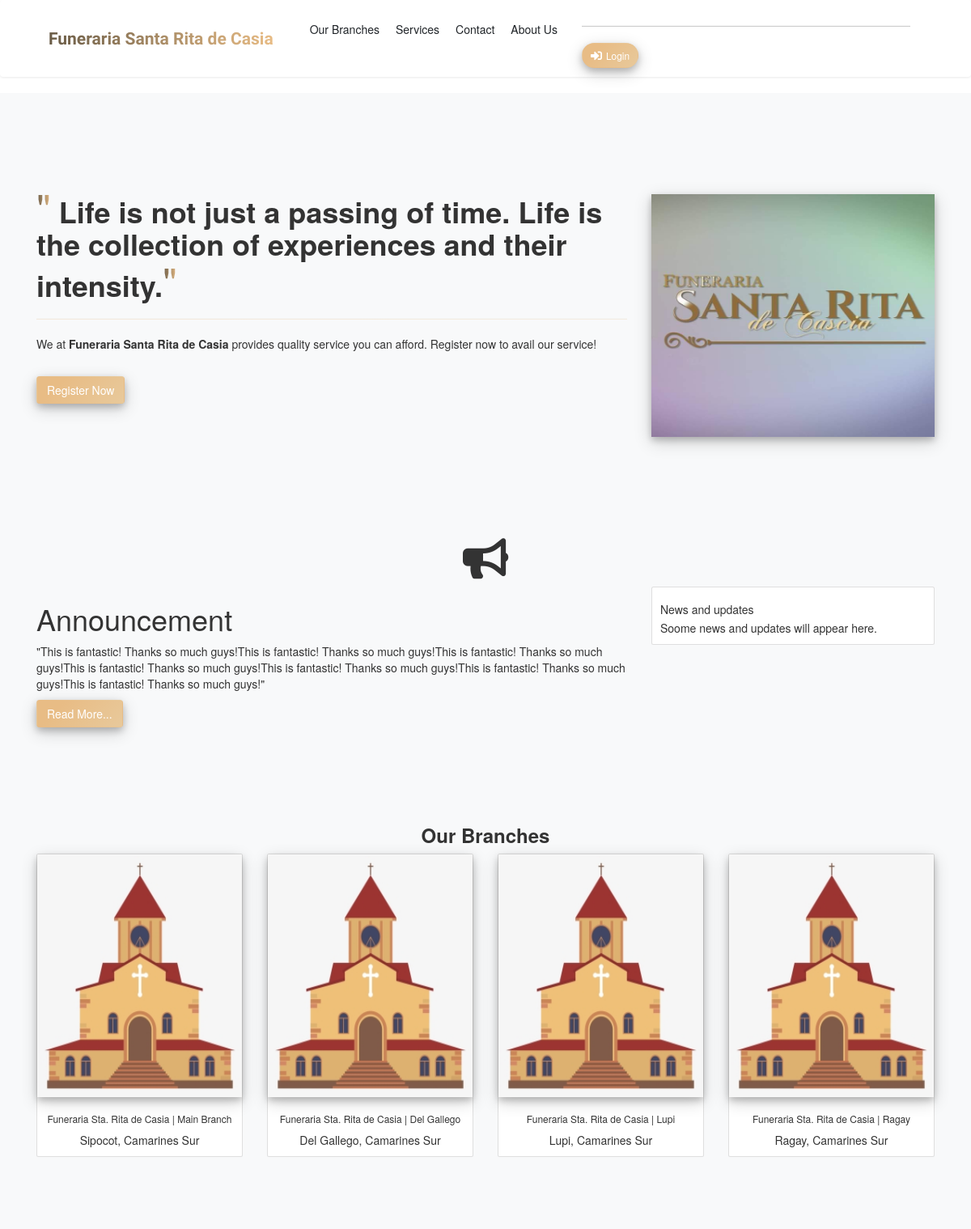
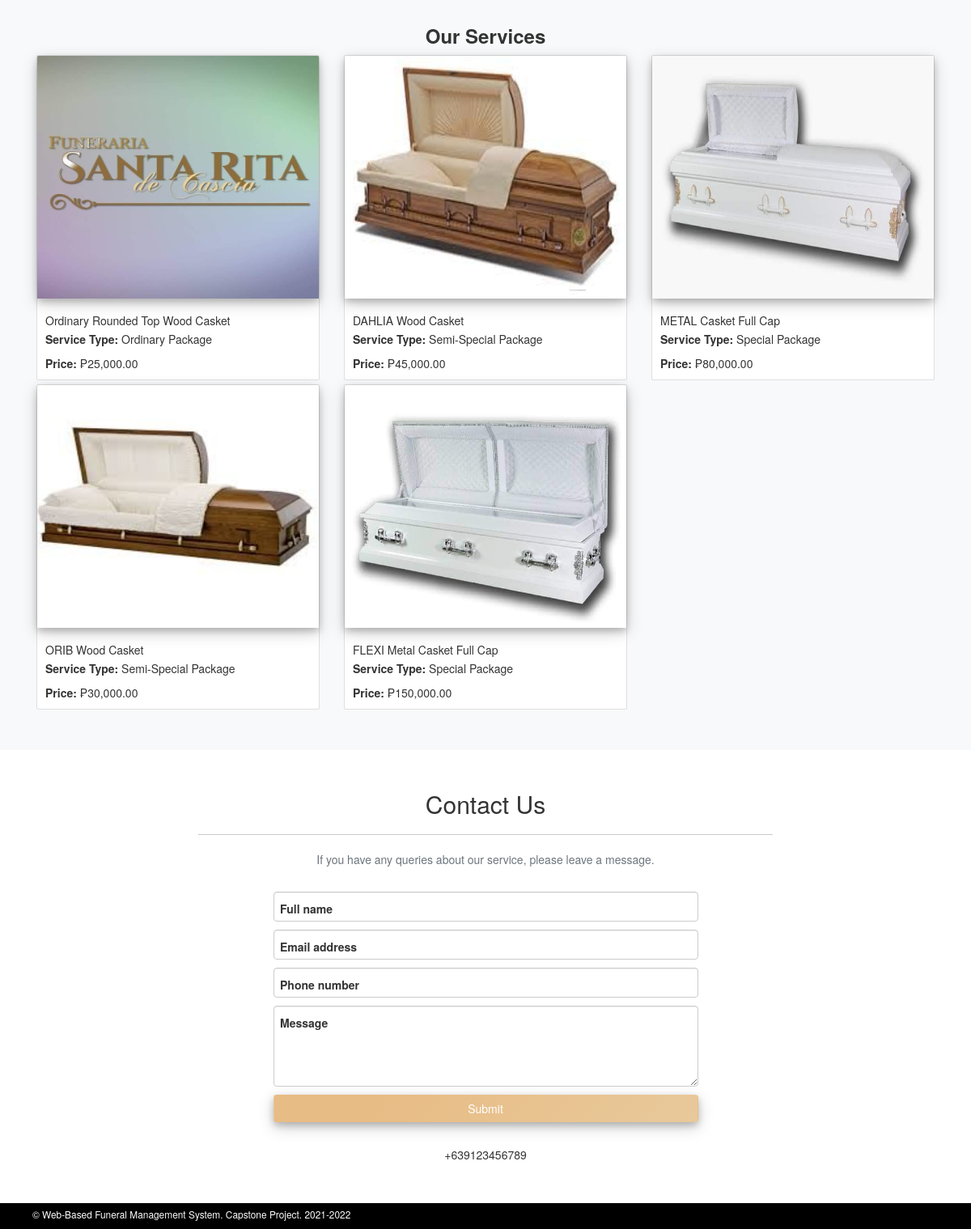
The page / on the database its author committed (2 pictures, top to bottom).
### tables this page shows
CREATE TABLE `casket` (
  `casket_id` int(11) NOT NULL,
  `casket_type` text NOT NULL,
  `amount` double(10,2) NOT NULL,
  `image` varchar(255) NOT NULL,
  `service_id` int(11) NOT NULL
);

CREATE TABLE `service` (
  `service_id` int(11) NOT NULL,
  `service` text NOT NULL,
  `package_include` text NOT NULL
);

### index.php (the view, shortened to what this page needs)
<?php include 'includes/header.php'?>
<?php include 'includes/db-connection.php' ?>
    <body id="page-top">
        <nav class="navbar navbar-expand-lg navbar-light fixed-top shadow-sm" id="mainNav">
            <div class="container px-5">
                <a class="navbar-brand fw-bold" href="#page-top"><small class="txt-custom fw-bold"> Funeraria Santa Rita de Casia</small></a>
                <div class="collapse navbar-collapse" id="navbarResponsive">
                    <ul class="navbar-nav ms-auto me-4 my-3 my-lg-0">
                        <li class="nav-item"><a class="nav-link me-lg-3" href="#ourBranches">Our Branches</a></li>
                        <li class="nav-item"><a class="nav-link me-lg-3" href="#services">Services</a></li>
                        <li class="nav-item"><a class="nav-link me-lg-3" href="#contact">Contact</a></li>
                        <li class="nav-item"><a class="nav-link me-lg-3" href="#about">About Us</a></li>
                    </ul>
                    <hr>
                    <a href="login-form.php" class="btn bg-black rounded-pill px-3 mb-2 mb-lg-0 mx-0 text-white btn-custom" >
                        <span class="d-flex align-items-center">
                            <i class="fa fa-sign-in-alt me-2"></i>
                            <span class="small">Login</span>
                        </span>
                    </a>
                </div>
            </div>
        </nav>
        <header class="masthead">
            <div class="container h-100" id="home">
                <div class="row">
                    <div class="col-md-8">
                        <h1 class="fw-bold"> <small class="quote1">"</small> Life is not just a passing of time. Life is the collection of experiences and their intensity.<small class="quote2">"</small></h1>
                        <hr class="divider-custom" />
                        <p class="text-white-75 mb-5">We at <b>Funeraria Santa Rita de Casia</b> provides quality service you can afford. Register now to avail our service!</p>
                        <a class="btn btn-xl btn-custom text-white" href="register.php">Register Now</a>
                    </div>
                    <div class="col-md-4">
                        <img src="design/assets/img/logo.jpeg" alt="Logo" class="img-logo mt-5">
                    </div>
                </div>
            </div>
        </header>
        <section class="testimonials bg-light">
            <div class="container">
                <h2 class="mb-1 text-center custom-horn mb-3"><i class="fa fa-bullhorn"></i></h2>
                <div class="row">
                    <div class="col-lg-8">
                        <div class="testimonial-item mx-auto mb-5 mb-lg-0">
                            <h1>Announcement</h1>
                            <p class="font-weight-light">"This is fantastic! Thanks so much guys!This is fantastic! Thanks so much guys!This is fantastic! Thanks so much guys!This is fantastic! Thanks so much guys!This is fantastic! Thanks so much guys!This is fantastic! Thanks so much guys!This is fantastic! Thanks so much guys!"</p>
                            <a class="btn btn-xl btn-custom text-white float-right" href="">Read More...</a>
                        </div>
                    </div>
                    <div class="col-lg-4">
                        <div class="card">
                            <div class="card-body">
                                <h5 class="card-title">News and updates</h5>
                                <p class="card-text">Soome news and updates will appear here.</p>
                            </div>
                        </div>
                    </div>
            </div>
        </section>
        <section class="features-icons bg-light text-center"  id="ourBranches">
            <div class="container" >
            <h3 class="fw-bold text-center">Our Branches</h3>
                <div class="row">
                    <div class="col-md-3">
                        <div class="card">
                            <img class="card-img-top" src="design/assets/img/chapel.png" alt="Image">
                            <div class="card-body">
                                <h6>Funeraria Sta. Rita de Casia | Main Branch</h6>
                                <p class="card-text">Sipocot, Camarines Sur</p>
                            </div>
                        </div>
                    </div>
                    <div class="col-md-3">
                        <div class="card" >
                            <img class="card-img-top" src="design/assets/img/chapel.png" alt="Image">
                            <div class="card-body">
                                <h6>Funeraria Sta. Rita de Casia | Del Gallego</h6>
                                <p class="card-text">Del Gallego, Camarines Sur</p>
                            </div>
                        </div>
                    </div>
                    <div class="col-md-3">
                        <div class="card">
                            <img class="card-img-top" src="design/assets/img/chapel.png" alt="Image">
                            <div class="card-body">
                                <h6>Funeraria Sta. Rita de Casia | Lupi</h6>
                                <p class="card-text">Lupi, Camarines Sur</p>
                            </div>
                        </div>
                    </div>
                    <div class="col-md-3">
                        <div class="card">
                            <img class="card-img-top" src="design/assets/img/chapel.png" alt="Image">
                            <div class="card-body">
                                <h6>Funeraria Sta. Rita de Casia | Ragay</h6>
                                <p class="card-text">Ragay, Camarines Sur</p>
                            </div>
                        </div>
                    </div>
                </div>
            </div>
        </section>
       <section class="features-icons bg-light"  id="services" >
           <div class="container">
           <h3 class="fw-bold text-center">Our Services</h3>
           <div class="row g-2">
           <?php $fetch_res = "SELECT * from casket INNER JOIN service USING(service_id)";
                    $query_res = $conn->query($fetch_res);
                     while($services = $query_res->fetch_assoc())
                    {
                        if ($services['image']=== ''){
                            $imageURL =  "design/assets/img/logo.jpeg";
                        } else{
                            $imageURL = 'admin/casketimage/'.$services['image'];
                        }
                    ?>
                     <div class="col-md-4">
                        <div class="card">
                            <img class="card-img-top" src="<?php echo $imageURL ?>" alt="Image">
                            <div class="card-body">
                                <h5 class="card-title"><?php echo $services['casket_type']; ?></h5>
                                <p class="card-text"><b>Service Type:  </b> <?php echo $services['service']; ?></p>
                                <span class="card-text"><b>Price:</b>  &#8369;<?php echo number_format($services['amount'], 2) ?></span>
                            </div>
                        </div>
                    </div>
                    <?php }?>
                </div>
           </div>
       </section>
        <section class="page-section" id="contact">
            <div class="container px-4 px-lg-5">
                <div class="row gx-4 gx-lg-5 justify-content-center">
                    <div class="col-lg-8 col-xl-6 text-center">
                        <h2 class="mt-0">Contact Us</h2>
                        <hr class="divider" />
                        <p class="text-muted mb-5">If you have any queries about our service, please leave a message.</p>
                    </div>
                </div>
                <div class="row gx-4 gx-lg-5 justify-content-center mb-5">
                    <div class="col-lg-6">
                        <form id="contactForm" data-sb-form-api-token="API_TOKEN">
                            <div class="form-floating mb-3">
                                <input class="form-control" id="name" type="text" placeholder="Enter your name..." data-sb-validations="required" required/>
                                <label for="name">Full name</label>
                            </div>
                            <div class="form-floating mb-3">
                                <input class="form-control" id="email" type="email" placeholder="name@example.com" data-sb-validations="required,email" required />
                                <label for="email">Email address</label>
                            </div>
                            <div class="form-floating mb-3">
                                <input class="form-control" id="phone" type="tel" placeholder="(123) 456-7890" data-sb-validations="required" required/>
                                <label for="phone">Phone number</label>
                            </div>
                            <div class="form-floating mb-3">
                                <textarea class="form-control" id="message" type="text" placeholder="Enter your message here..." style="height: 10rem" data-sb-validations="required" required></textarea>
                                <label for="message">Message</label>
                            </div>
                            <div class="d-grid"><button class="btn btn-xl btn-custom text-white" id="submitButton" type="submit">Submit</button></div>
                        </form>
                    </div>
                </div>
                <div class="row gx-4 gx-lg-5 justify-content-center">
                    <div class="col-lg-4 text-center mb-5 mb-lg-0">
                        <div>+639123456789</div>
                    </div>
                </div>
            </div>
        </section>
        <?php include 'includes/footer.php' ?>
    </body>
</html>

### design/css/custom.css (style rules this page uses)
.btn-custom , .footer-bg { box-shadow: 0 4px 8px 0 rgba(0, 0, 0, 0.2), 0 6px 20px 0 rgba(0, 0, 0, 0.19); background-color: #e8c99b; background-image: linear-gradient(315deg, #e8c99b 0%, #e8bc85 74%); }
img, .img-logo { width: 100%; height: 300px; box-shadow: 0 4px 8px 0 rgba(0, 0, 0, 0.2), 0 6px 20px 0 rgba(0, 0, 0, 0.19); }
.txt-custom { font-size: 21px; background: #695B46; background: -webkit-linear-gradient(to right, #695B46 0%, #E8BC85 100%); background: -moz-linear-gradient(to right, #695B46 0%, #E8BC85 100%); background: linear-gradient(to right, #695B46 0%, #E8BC85 100%); -webkit-background-clip: text; -webkit-text-fill-color: transparent; }
.divider-custom { background-color: #e8c99b; background-image: linear-gradient(315deg, #e8c99b 0%, #e8bc85 74%); }
.quote1, .quote2 { font-size: 50px; background: #695B46; background: -webkit-linear-gradient(to right, #695B46 0%, #E8BC85 100%); background: -moz-linear-gradient(to right, #695B46 0%, #E8BC85 100%); background: linear-gradient(to right, #695B46 0%, #E8BC85 100%); -webkit-background-clip: text; -webkit-text-fill-color: transparent; }
.custom-horn { font-size: 50px; }

### rows shown on the page
casket: shows a picture, casket_type "Ordinary Rounded Top Wood Casket", service.service "Ordinary Package", amount "25,000.00"
casket: image (picture), casket_type "DAHLIA Wood Casket", service.service "Semi-Special Package", amount "45,000.00"
casket: image (picture), casket_type "METAL Casket Full Cap", service.service "Special Package", amount "80,000.00"
casket: image (picture), casket_type "ORIB Wood Casket", service.service "Semi-Special Package", amount "30,000.00"
casket: image (picture), casket_type "FLEXI Metal Casket Full Cap", service.service "Special Package", amount "150,000.00"
